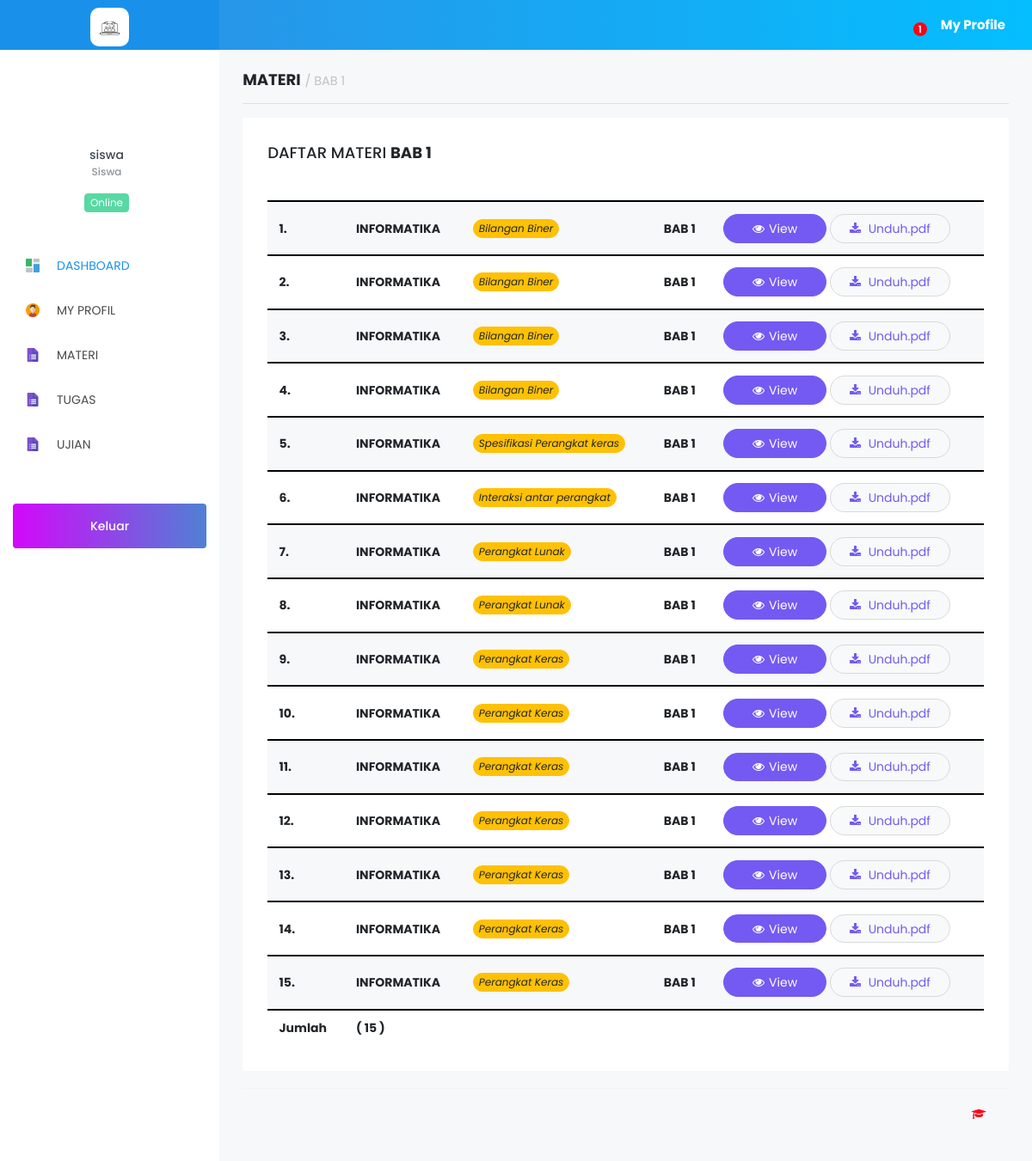
The app's page /Siswa/index.php?page=materi&act=semester&id=3&semester=BAB 1 (signed in) with its own data.
### tables this page shows
CREATE TABLE `tb_sekolah` (
  `id_sekolah` int(11) NOT NULL,
  `nama_sekolah` varchar(120) NOT NULL,
  `kepsek` varchar(120) NOT NULL,
  `textlogo` varchar(10) NOT NULL,
  `logo` varchar(255) NOT NULL,
  `copyright` varchar(255) NOT NULL
);

CREATE TABLE `tb_siswa` (
  `id_siswa` int(11) NOT NULL,
  `nis` varchar(15) NOT NULL,
  `nama_siswa` varchar(120) NOT NULL,
  `jk` varchar(30) NOT NULL,
  `password` varchar(255) NOT NULL,
  `status` varchar(15) NOT NULL,
  `aktif` varchar(30) NOT NULL,
  `tingkat` varchar(20) NOT NULL,
  `foto` varchar(255) DEFAULT NULL,
  `id_kelas` int(11) NOT NULL,
  `id_jurusan` int(11) NOT NULL,
  `confirm` enum('Yes','No') NOT NULL
);

CREATE TABLE `tb_materi` (
  `id_materi` int(11) NOT NULL,
  `judul_materi` varchar(120) NOT NULL,
  `materi` text NOT NULL,
  `nama_file` varchar(120) NOT NULL,
  `tipe_file` varchar(20) NOT NULL,
  `ukuran_file` varchar(30) NOT NULL,
  `file` varchar(255) NOT NULL,
  `tgl_entry` date NOT NULL,
  `id_roleguru` int(11) NOT NULL,
  `public` enum('Y','N') NOT NULL
);

CREATE TABLE `tb_master_mapel` (
  `id_mapel` int(11) NOT NULL,
  `mapel` varchar(60) NOT NULL
);

CREATE TABLE `tb_master_semester` (
  `id_semester` int(11) NOT NULL,
  `semester` varchar(45) NOT NULL
);

### Siswa/modul/materi/view_semester.php (the view, shortened to what this page needs)
<div class="content-wrapper">
<h4>
 <b>MATERI</b>
<small class="text-muted">/
<?= $_GET['semester']; ?>
</small>
</h4>
<hr>
<div class="row">
	<div class="col-lg-12 grid-margin stretch-card">
              <div class="card">
                <div class="card-body">
                  <h4 class="card-title">DAFTAR MATERI <b><?= $_GET['semester']; ?></b></h4>
<div class="table-responsive">
              <table class="table table-condensed table-striped table-hover">
                 <thead>
                      <tr>
                        <th></th>
                        <th></th>
                        <th></th>
                        <th></th>
                        <th></th>
                      </tr>
                    </thead>
                    <tbody>
                          <?php
                          $no=1;
                        $sqlmtr = mysqli_query($con,"SELECT * FROM tb_materi
                      INNER JOIN tb_roleguru ON tb_materi.id_roleguru=tb_roleguru.id_roleguru
                      INNER JOIN tb_master_kelas ON tb_roleguru.id_kelas=tb_master_kelas.id_kelas
                      INNER JOIN tb_master_mapel ON tb_roleguru.id_mapel=tb_master_mapel.id_mapel
                      INNER JOIN tb_master_semester ON tb_roleguru.id_semester=tb_master_semester.id_semester
                      INNER JOIN tb_master_jurusan ON tb_roleguru.id_jurusan=tb_master_jurusan.id_jurusan
                       WHERE tb_roleguru.id_kelas='$data[id_kelas]' AND tb_roleguru.id_jurusan='$data[id_jurusan]' AND tb_roleguru.id_semester='$_GET[id]' ");
                        $jml = mysqli_num_rows($sqlmtr);
                        foreach ($sqlmtr as $row) { ?>
                      <tr style="border-top: 2px solid black;">
                        <td><b><?=$no++; ?>.</b></td>
                        <td><b><?=$row['mapel']; ?></b></td>
                        <td>
                         <a class="badge badge-pill badge-warning" data-toggle="modal" data-target="#<?=$row['id_materi']; ?>"> <em><?=$row['judul_materi']; ?></em></a>
                        </td>
                        <td><b><?=$row['semester']; ?></b></td>
                        <td>
                          <a data-toggle="modal" data-target="#<?=$row['id_materi']; ?>" class="btn btn-info btn-rounded btn-fw" style="color: #fff;"> <i class="fa fa-eye"></i>View</a>
                          <?php if ($row['tipe_file']=='text') {
                           ?>
                           <a href="../Report/materi/materi-words.php?ID=<?php echo $row['id_materi'];?>" target="_blank" class="btn btn-light btn-rounded btn-fw text-info"><i class="fa fa-download"></i> Unduh.<?php echo $row['tipe_file']; ?> </a>
                           <?php
                          } else{
                            ?>
                            <a href="<?=$row['file']; ?>" target="_blank" class="btn btn-light btn-rounded btn-fw text-info"><i class="fa fa-download"></i> Unduh.<?php echo $row['tipe_file']; ?> </a>
                            <?php
                          }
                          ?>
</div>
                      </td>
                      </tr>
                        <?php } ?>
                    <tr style="background-color: #fff; font-weight: bold;height: 40px;border-top: 2px solid black;">
                      <td>Jumlah</td>
                      <td colspan="4">( <?=$jml;?> )</td>
                    </tr>

### Siswa/index.php (shortened to what this page needs)
<?php
include '../config/db.php';
if (@$_SESSION['Siswa']) {
?>
<?php
if (@$_SESSION['Siswa']) {
$sesi = @$_SESSION['Siswa'];
}
$sql = mysqli_query($con,"SELECT * FROM tb_siswa
 WHERE id_siswa = '$sesi'") or die(mysqli_error($con));
$data = mysqli_fetch_array($sql);
$sekolah = mysqli_query($con,"SELECT * FROM tb_sekolah WHERE id_sekolah=1 ");
$apl = mysqli_fetch_array($sekolah);
?>
<!DOCTYPE html>
<html lang="en">
<head>
  <link rel="stylesheet" href="../pelengkap/node_modules/mdi/css/materialdesignicons.min.css">
  <link rel="stylesheet" href="../pelengkap/node_modules/simple-line-icons/css/simple-line-icons.css">
  <link rel="stylesheet" href="../pelengkap/node_modules/font-awesome/css/font-awesome.min.css" />
  <link rel="stylesheet" href="../pelengkap/css/style.css">
  <link href="../pelengkap/sweetalert/sweetalert.css" rel="stylesheet" />
  <link rel="stylesheet" type="text/css" href="../pelengkap/css/jquery.dataTables.css">
  <link href="css/ujian.css" rel="stylesheet">
</head>
<body>
  <div class="container-scroller">
    <nav class="navbar col-lg-12 col-12 p-0 fixed-top d-flex flex-row">
      <div class="text-center navbar-brand-wrapper d-flex align-items-top justify-content-center" style="background-color: #1991eb;">
        <a class="navbar-brand brand-logo" href="index.php" style="font-family:Aegyptus;font-weight: bold;font-size: 30px;">
          <img src="../pelengkap/images/<?=$apl['logo'];?>" alt="logo" style="height: 45px;width: 45px;border-radius: 10px;"> <b><?=$apl['textlogo'];?></b>
        </a>
      </div>
      <div class="navbar-menu-wrapper d-flex align-items-center">
        <ul class="navbar-nav navbar-nav-left header-links d-none d-md-flex">
        </ul>
        <ul class="navbar-nav navbar-nav-right">
          <?php
          $sqlmtr = mysqli_query($con,"SELECT * FROM tb_materi
            INNER JOIN tb_roleguru ON tb_materi.id_roleguru=tb_roleguru.id_roleguru
          INNER JOIN tb_master_mapel ON tb_roleguru.id_mapel=tb_master_mapel.id_mapel
          INNER JOIN tb_guru ON tb_roleguru.id_guru=tb_guru.id_guru
          WHERE tb_roleguru.id_kelas='$data[id_kelas]' AND tb_roleguru.id_jurusan='$data[id_jurusan]' GROUP BY tb_roleguru.id_mapel ");
          $jmlh = mysqli_num_rows($sqlmtr);
           ?>
          <li class="nav-item dropdown">
            <a class="nav-link count-indicator dropdown-toggle" id="notificationDropdown" href="#" data-toggle="dropdown">
              <span class="count"><?=$jmlh ?></span>
            </a>
          </li>
          <li class="nav-item d-none d-lg-block">
            <a class="nav-link" href="?page=profil">
              <b>My Profile</b>
            </a>
          </li>
        </ul>
      </div>
    </nav>
    <div class="container-fluid page-body-wrapper">
      <nav class="sidebar sidebar-offcanvas" id="sidebar">
        <ul class="nav">
          <li class="nav-item nav-profile">
            <div class="nav-link">
              <div class="profile-image"><span class="online-status online"></span> </div>
              <div class="profile-name">
                <p class="name"><?=$data['nama_siswa']; ?></p>
                <p class="designation">Siswa</p>
                <div class="badge badge-teal mx-auto mt-3"><?=$data['status']; ?></div>
              </div>
            </div>
          </li>
          <li class="nav-item">
          	<a class="nav-link" href="index.php"><img class="menu-icon" src="../pelengkap/images/menu_icons/01.png" alt="menu icon"><span class="menu-title">DASHBOARD</span></a>
          </li>
          <li class="nav-item">
          	<a class="nav-link" href="?page=profil"><img class="menu-icon" src="../pelengkap/images/menu_icons/10.png" alt="menu icon"> <span class="menu-title">MY PROFIL</span></a>
          </li>
           <li class="nav-item">
            <a class="nav-link" data-toggle="collapse" href="#menuMateri" aria-expanded="false" aria-controls="general-pages"> <img class="menu-icon" src="../pelengkap/images/menu_icons/04.png" alt="menu icon"> <span class="menu-title">MATERI</span><i class="menu-arrow"></i>
            </a>
          </li>
               <li class="nav-item">
          <a class="nav-link" href="?page=tugas"><img class="menu-icon" src="../pelengkap/images/menu_icons/04.png" alt="menu icon"> <span class="menu-title">TUGAS </span></a>
          </li>
          <li class="nav-item">
            <a class="nav-link" data-toggle="collapse" href="#menuEvaluasi" aria-expanded="false" aria-controls="general-pages"> <img class="menu-icon" src="../pelengkap/images/menu_icons/04.png" alt="menu icon"> <span class="menu-title">UJIAN</span><i class="menu-arrow"></i>
            </a>
          </li>
          <li class="nav-item purchase-button">
          	<a class="nav-link" href="logout.php?ID=<?php echo $data['id_siswa'] ?>">
          	Keluar</a>
          </li>
        </ul>
      </nav>
      <div class="main-panel">
                <?php
                $page = @$_GET['page'];
                $act = @$_GET['act'];
                if ($page=='materi') {
                if ($act=='') {
                    include 'modul/materi/data_materi.php';
                  }elseif ($act=='mapel') {
                   include 'modul/materi/view_mapel.php';
                  }elseif ($act=='semester') {
                    include 'modul/materi/view_semester.php';
                   }
                }elseif ($page=='profil') {
                  if ($act=='') {
                    include 'modul/profil/data_profil.php';
                  }
                }elseif ($page=='evaluasi') {
                   if ($act=='') {
                    include 'modul/evaluasi/data_soal.php';
                  }elseif ($act='nilai') {
                   include 'modul/evaluasi/data_nilai.php';
                  }
                }elseif ($page=='ujian') {
                  if ($act=='') {
                    include 'modul/evaluasi/info_ujian.php';
                  }
                }
                elseif ($page=='chat') {
                  if ($act=='') {
                   include 'chat.php';
                  }elseif ($act=='del') {
                    include 'modul/chat/del.php';
                  }
                }elseif ($page=='tugas') {
                    if ($act=='') {
                     include 'modul/tugas/data_tugas.php';
                    }elseif ($act=='upload') {
                      include 'modul/tugas/upload_tugas.php';
                    }
                }elseif ($page=='proses') {
                 include 'modul/models.php';
				 include '../media/story.html';
                }else{
                  echo "<b>4014!</b> Tidak ada halaman !";
                }
                 ?>
        <footer class="footer">
          <div class="container-fluid clearfix">
            <span class="float-none float-sm-right d-block mt-1 mt-sm-0 text-center"><?=$apl['nama_sekolah'];?> <i class="fa fa-graduation-cap text-danger"></i></span>
          </div>
        </footer>
</body>
</html>
<?php
} else{
	include 'modul/500.html';
}

### Siswa/css/ujian.css (style rules this page uses)
.row { width: auto; }

### records on screen
tb_sekolah: logo (picture)
tb_siswa: nama_siswa "siswa", status "Online"
tb_materi: tb_master_mapel.mapel "INFORMATIKA", judul_materi "Bilangan Biner", tb_master_semester.semester "BAB 1", tipe_file "pdf"
tb_materi: tb_master_mapel.mapel "INFORMATIKA", judul_materi "Bilangan Biner", tb_master_semester.semester "BAB 1", tipe_file "pdf"
tb_materi: tb_master_mapel.mapel "INFORMATIKA", judul_materi "Bilangan Biner", tb_master_semester.semester "BAB 1", tipe_file "pdf"
tb_materi: tb_master_mapel.mapel "INFORMATIKA", judul_materi "Bilangan Biner", tb_master_semester.semester "BAB 1", tipe_file "pdf"
tb_materi: tb_master_mapel.mapel "INFORMATIKA", judul_materi "Spesifikasi Perangkat keras", tb_master_semester.semester "BAB 1", tipe_file "pdf"
tb_materi: tb_master_mapel.mapel "INFORMATIKA", judul_materi "Interaksi antar perangkat", tb_master_semester.semester "BAB 1", tipe_file "pdf"
tb_materi: tb_master_mapel.mapel "INFORMATIKA", judul_materi "Perangkat Lunak", tb_master_semester.semester "BAB 1", tipe_file "pdf"
tb_materi: tb_master_mapel.mapel "INFORMATIKA", judul_materi "Perangkat Lunak", tb_master_semester.semester "BAB 1", tipe_file "pdf"
tb_materi: tb_master_mapel.mapel "INFORMATIKA", judul_materi "Perangkat Keras", tb_master_semester.semester "BAB 1", tipe_file "pdf"
tb_materi: tb_master_mapel.mapel "INFORMATIKA", judul_materi "Perangkat Keras", tb_master_semester.semester "BAB 1", tipe_file "pdf"
tb_materi: tb_master_mapel.mapel "INFORMATIKA", judul_materi "Perangkat Keras", tb_master_semester.semester "BAB 1", tipe_file "pdf"
tb_materi: tb_master_mapel.mapel "INFORMATIKA", judul_materi "Perangkat Keras", tb_master_semester.semester "BAB 1", tipe_file "pdf"
tb_materi: tb_master_mapel.mapel "INFORMATIKA", judul_materi "Perangkat Keras", tb_master_semester.semester "BAB 1", tipe_file "pdf"
tb_materi: tb_master_mapel.mapel "INFORMATIKA", judul_materi "Perangkat Keras", tb_master_semester.semester "BAB 1", tipe_file "pdf"
tb_materi: tb_master_mapel.mapel "INFORMATIKA", judul_materi "Perangkat Keras", tb_master_semester.semester "BAB 1", tipe_file "pdf"

### other values on screen
$jmlh "1"
$_GET['semester'] "BAB 1"
$jml "15"
